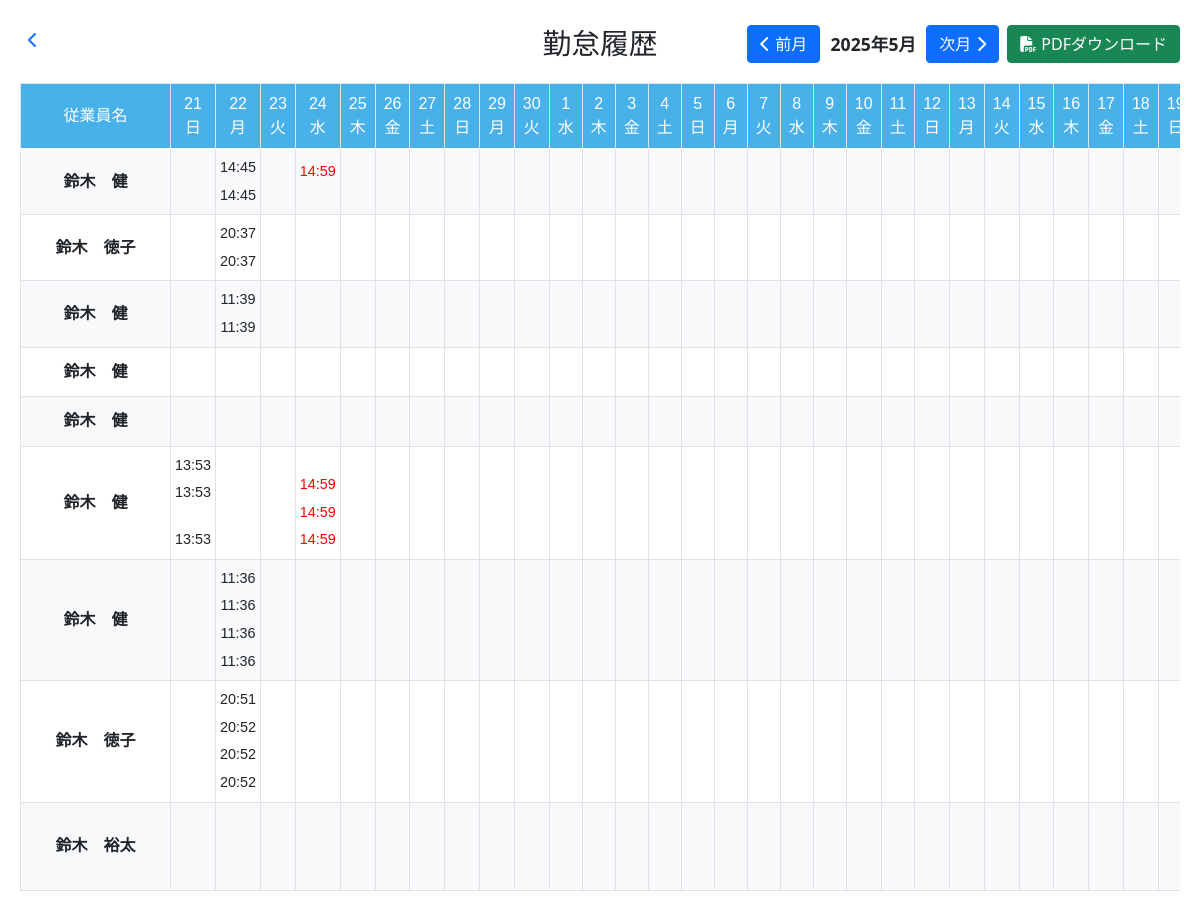
The page /attendance_history on the database its author committed.
### testapp/models.py (models this page shows, shortened)
class User(db.Model):
    __tablename__ = 'users'  # テーブル名を明示的に指定
    id = db.Column(db.Integer, primary_key=True)
    name = db.Column(db.String(20), nullable=False)  # 20文字まで
    employment_type = db.Column(db.String(2), nullable=False)  # FTまたはPT（2文字）
    employee_id = db.Column(db.String(4), unique=True, nullable=False)  # 4文字（例：FT01）
    password = db.Column(db.String(10), nullable=False)  # 10文字まで

### testapp/main.py (the view)
@app.route('/attendance_history')
@app.route('/attendance_history/<int:year>/<int:month>')
def attendance_history(year=None, month=None):
    if year is None or month is None:
        now = datetime.now()
        if now.day >= 21:
            if now.month == 12:
                year = now.year + 1
                month = 1
            else:
                year = now.year
                month = now.month + 1
        else:
            year = now.year
            month = now.month
    if month == 1:
        start_date = datetime(year - 1, 12, 21)
    else:
        start_date = datetime(year, month - 1, 21)
    end_date = datetime(year, month, 20)
    employees = User.query.order_by(
        case(
            (User.employment_type == 'FT', 0),
            (User.employment_type == 'PT', 1),
        ),
        User.employee_id
    ).all()
    dates = []
    current_date = start_date
    while current_date <= end_date:
        dates.append({
            'date': current_date.day,
            'day': ['日', '月', '火', '水', '木', '金', '土'][current_date.weekday()]
        })
        current_date += timedelta(days=1)
    attendance_data = []
    for employee in employees:
        employee_data = {
            'name': employee.name,
            'employment_type': employee.employment_type,
            'attendance': {}
        }
        current_date = start_date
        while current_date <= end_date:
            date_str = current_date.strftime('%Y-%m-%d')
            records = AttendanceRecord.query.filter_by(
                user_id=employee.id,
                date=date_str
            ).order_by(AttendanceRecord.time).all()
            day_data = {}
            for record in records:
                if record.action_type == '出勤':
                    day_data['arrive'] = record.time.strftime('%-H:%M')
                elif record.action_type == '退勤':
                    day_data['leave'] = record.time.strftime('%-H:%M')
                elif record.action_type == '外出':
                    day_data['out'] = record.time.strftime('%-H:%M')
                elif record.action_type == '戻り':
                    day_data['back'] = record.time.strftime('%-H:%M')
            if day_data:
                employee_data['attendance'][str(current_date.day)] = day_data
            current_date += timedelta(days=1)
        attendance_data.append(employee_data)
    return render_template('testapp/attendance_history.html',
                         year=year,
                         month=month,
                         dates=dates,
                         attendance_data=attendance_data)

### testapp/templates/testapp/attendance_history.html (shortened to what this page needs)
<!DOCTYPE html>
<html lang="ja">
<head>
    <link href="https://cdn.jsdelivr.net/npm/bootstrap@5.0.2/dist/css/bootstrap.min.css" rel="stylesheet">
    <link rel="stylesheet" href="https://cdnjs.cloudflare.com/ajax/libs/font-awesome/6.4.0/css/all.min.css">
    <link rel="stylesheet" href="{{ url_for('static', filename='css/attendance_history.css') }}">
</head>
<body>
    <div class="container">
        <div class="header">
            <a href="{{ url_for('management') }}" class="back-button">
                <i class="fa-solid fa-chevron-left"></i>
            </a>
            <h1>勤怠履歴</h1>
            <div class="controls">
                <a href="{{ url_for('prev_month', year=year, month=month) }}" class="btn btn-primary">
                    <i class="fas fa-chevron-left"></i> 前月
                </a>
                <span id="currentMonth" class="month-display">{{ year }}年{{ month }}月</span>
                <a href="{{ url_for('next_month', year=year, month=month) }}" class="btn btn-primary">
                    次月 <i class="fas fa-chevron-right"></i>
                </a>
                <button onclick="downloadPdf()" class="btn btn-success">
                    <i class="fas fa-file-pdf"></i> PDFダウンロード
                </button>
            </div>
        </div>
        <div class="table-responsive">
            <table class="table table-bordered" id="attendanceTable">
                <thead>
                    <tr>
                        <th>従業員名</th>
                        {% for date in dates %}
                        <th>{{ date.date }}<br>{{ date.day }}</th>
                        {% endfor %}
                    </tr>
                </thead>
                <tbody>
                    {% for employee in attendance_data %}
                    <tr>
                        <td style="font-weight: bold;">{{ employee.name }}</td>
                        {% for date in dates %}
                        <td class="{% if employee.attendance.get(date.date|string) and ((employee.attendance[date.date|string].arrive and not employee.attendance[date.date|string].leave) or (not employee.attendance[date.date|string].arrive and employee.attendance[date.date|string].leave)) %}incomplete-attendance{% endif %}">
                            {% if employee.attendance.get(date.date|string) %}
                                {% if employee.employment_type == 'PT' %}
                                    <span class="attendance-time">{{ employee.attendance[date.date|string].arrive or '' }}</span>
                                    <span class="attendance-time">{{ employee.attendance[date.date|string].out or '' }}</span>
                                    <span class="attendance-time">{{ employee.attendance[date.date|string].back or '' }}</span>
                                    <span class="attendance-time">{{ employee.attendance[date.date|string].leave or '' }}</span>
                                {% else %}
                                    <span class="attendance-time">{{ employee.attendance[date.date|string].arrive or '' }}</span>
                                    <span class="attendance-time">{{ employee.attendance[date.date|string].leave or '' }}</span>
                                {% endif %}
                            {% else %}
                                {% if employee.employment_type == 'PT' %}
                                    <span class="attendance-time"></span>
                                    <span class="attendance-time"></span>
                                    <span class="attendance-time"></span>
                                    <span class="attendance-time"></span>
                                {% else %}
                                    <span class="attendance-time"></span>
                                    <span class="attendance-time"></span>
                                {% endif %}
                            {% endif %}
                        </td>
                        {% endfor %}
                    </tr>
                    {% endfor %}
                </tbody>
            </table>
        </div>
    </div>
</body>
</html>

### testapp/static/css/attendance_history.css (style rules this page uses)
.container { padding: 20px; max-width: 100%; overflow-x: auto; }
.header { display: flex; justify-content: space-between; align-items: center; margin-bottom: 20px; flex-wrap: wrap; position: relative; padding-top: 5px; }
.back-button { position: absolute; left: 0; top: 0; z-index: 1; padding: 8px; margin-right: 15px; }
h1 { font-size: 1.8rem; }
.header h1 { position: absolute; left: 50%; transform: translateX(-50%); font-family: 'Noto Sans JP', sans-serif; margin: 0; }
.controls { display: flex; align-items: center; gap: 8px; flex-wrap: wrap; margin-left: auto; }
.month-display { font-size: 1.1rem; font-weight: bold; min-width: 90px; text-align: center; }
.table { width: 100%; border-collapse: collapse; }
.table th, .table td { padding: 8px; text-align: center; vertical-align: middle; font-family: 'Noto Sans JP', sans-serif; border: 1px solid #dee2e6; }
.table th { background-color: #48b1e9; font-weight: 400; color: white; }
.table thead th:first-child, .table tbody td:first-child { width: 150px; min-width: 150px; max-width: 150px; white-space: nowrap; overflow: hidden; text-overflow: ellipsis; }
.table tbody tr:nth-child(odd) { background-color: #f8f9fa; }
.attendance-time { display: block; font-size: 0.9rem; margin: 2px 0; padding: 2px 0; min-height: 1.2em; }
.btn { display: flex; align-items: center; gap: 5px; }
.table td { padding: 4px; vertical-align: middle; min-height: 4.8em; }
.table td:first-child { min-height: auto; }
.incomplete-attendance { color: red; }

### rows shown on the page
User: name "鈴木 健", attendance "14:45" "14:59", attendance "14:45"
User: name "鈴木 徳子", attendance "20:37", attendance "20:37"
User: name "鈴木 健", attendance "11:39", attendance "11:39"
User: name "鈴木 健"
User: name "鈴木 健"
User: name "鈴木 健", attendance "13:53", attendance "13:53" "14:59", attendance "13:53" "14:59", attendance "14:59"
User: name "鈴木 健", attendance "11:36", attendance "11:36", attendance "11:36", attendance "11:36"
User: name "鈴木 徳子", attendance "20:51", attendance "20:52", attendance "20:52", attendance "20:52"
User: name "鈴木 裕太"

### other values the page prints
{{ date.date }} "21" "22" "23" "24" "25" "26" "27" "28" "29" "30" "1" "2" "3" "4" "5" "6" "7" "8" "9" "10" "11" "12" "13" "14" "15" "16" "17" "18"
{{ date.day }} "日" "月" "火" "水" "木" "金" "土" "日" "月" "火" "水" "木" "金" "土" "日" "月" "火" "水" "木" "金" "土" "日" "月" "火" "水" "木" "金" "土"
